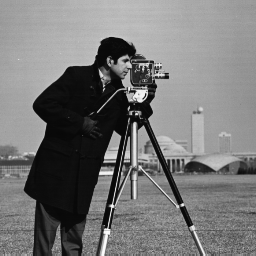
%> input picture LAB 3/cameraman.tif, 256 x 256 px
$ octave lab_exp_3_2.m   (GNU Octave 9; MATLAB toolbox functions it lacks are replaced by stand-ins)
%> lines starting %> are read from the running program, lines starting %| are printed output that depends on the picture
clear all;
close all;
f1 = imread('cameraman.tif');
%> f1 is the input picture: size 256x256 uint8; min 7, max 253, mean 118.7
figure,imshow(f1);
title("input image")
row=size(f1,1);
%> row = 256
col=size(f1,2);
%> col = 256

c=255/(log2(1+255));

for i=1:1:row
    for j=1:1:col
        g(i,j) = uint8(c*log2(double(1+f1(i,j))));
    end
end
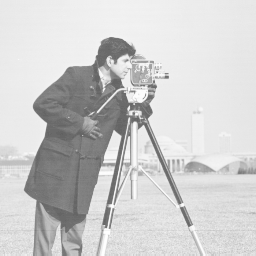
%> g: size 256x256 uint8; min 96, max 255, mean 205.8

figure,imshow(g);
title("Output image")
imwrite(g,'lab_exp_3_2_outp.jpg');
figure,plot(f1(:),g(:), '*');
title("2D graph")
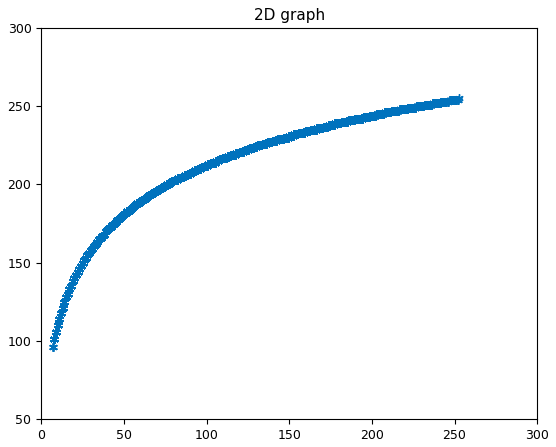
%> figure redrawn from the program's plot data
